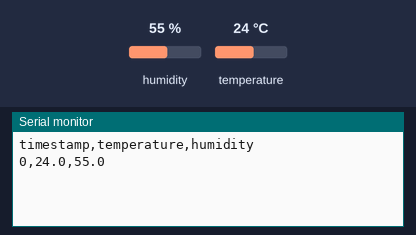
The sketch below on a simulated Arduino Uno, built with avr-gcc and run on an emulated ATmega328P. Parts: the last lines printed to the serial monitor. Inputs (shaded band) come from the test bench; at power-on: humidity 55 %, temperature 24 °C.

Above: at 3.2 s.
3.3 s: humidity set to 22 %
At 5.0 s:
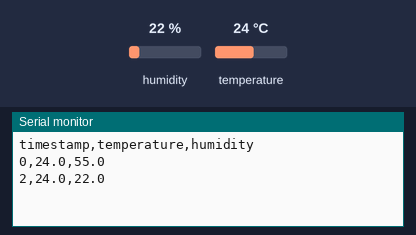
6.0 s: temperature set to 12 °C
At 6.7 s:
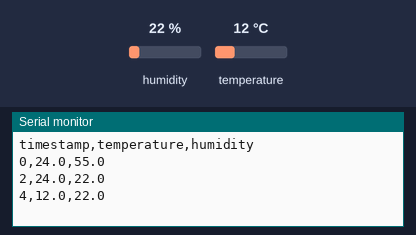
8.7 s: humidity set to 40 %
At 11.4 s:
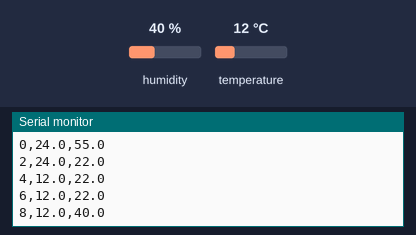
Timing chart, 0 to 12.9 s (numbered marks = the images above; inputs shaded):
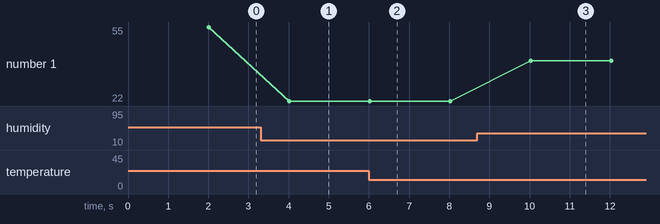

The sketch:

04_dht22_validation.ino
```cpp
#include <DHT.h>
#include <math.h>

#define DHTPIN 4
#define DHTTYPE DHT22

DHT dht(DHTPIN, DHTTYPE);

const int TOTAL_READINGS = 100;
const unsigned long INTERVAL = 2000;

int readingCount = 0;
int invalidCount = 0;

void setup() {
  Serial.begin(115200);
  dht.begin();

  delay(2000);

  // CSV header
  Serial.println("timestamp,temperature,humidity");
}

void loop() {
  if (readingCount >= TOTAL_READINGS) {
    if (readingCount == TOTAL_READINGS) {
      Serial.print("# Invalid readings: ");
      Serial.println(invalidCount);
      readingCount++;
    }
    return;
  }

  unsigned long timestamp = readingCount * 2UL;

  float temperature = dht.readTemperature();
  float humidity = dht.readHumidity();

  bool invalid = isnan(temperature) || isnan(humidity);

  if (invalid) {
    invalidCount++;
  }

  Serial.print(timestamp);
  Serial.print(",");

  if (isnan(temperature)) {
    Serial.print("NaN");
  } else {
    Serial.print(temperature, 1);
  }

  Serial.print(",");

  if (isnan(humidity)) {
    Serial.println("NaN");
  } else {
    Serial.println(humidity, 1);
  }

  readingCount++;
  delay(INTERVAL);
}
```

Measured:
- after the input at 3.3 s, the serial monitor: prints a new line after 0.71 s (image 1)
- after the input at 6.0 s, the serial monitor: prints a new line at once (image 2)
- after the input at 8.7 s, the serial monitor: prints a new line after 1.3 s (image 3)
- plotted number 1: 55 → 22 after the input at 3.3 s, 22 → 40 after the input at 8.7 s
